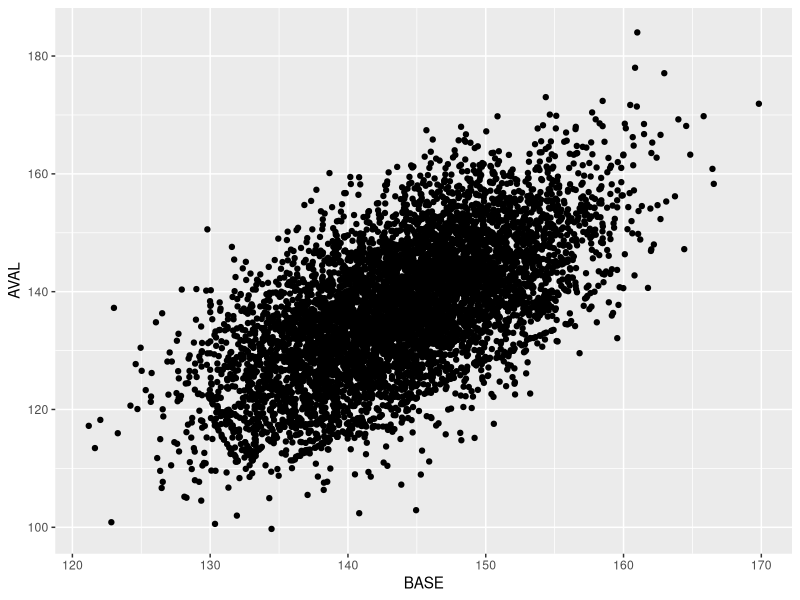

This figure's R source:
## ---- chunk 1
knitr::opts_chunk$set(echo = TRUE)
## ---- chunk 2
library(tidyverse)    
library(broom)
data <- read_csv("BIG_DATA_PSI_WW_DEC2020.csv")
## ---- chunk 3
data %>% ggplot(aes(x = BASE, y = AVAL)) +
  geom_point()
## ---- chunk 4
data %>% 
  group_by(STUDYID) %>%
  do(fit = tidy(lm(AVAL ~ BASE + TRT01PN, data = .))) %>% 
  unnest(fit) %>%
  filter(term == "TRT01PN")
